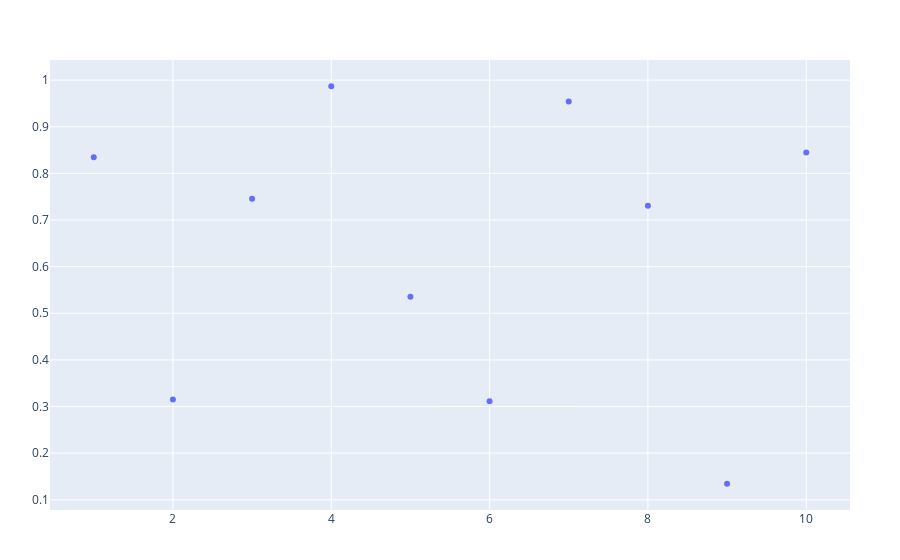

Here is the notebook cell this chart was saved with:
### Code cell
plot(scatter(x=1:10, y=rand(10), mode="markers"))

### Figure 1 — Plotly figure (JSON) as saved in the notebook; plotly's stock layout.template omitted (floating-point values rounded to 4 significant figures)
{"data": [{"mode": "markers", "type": "scatter", "x": [1, 2, 3, 4, 5, 6, 7, 8, 9, 10], "y": [0.8345, 0.3153, 0.7455, 0.9869, 0.5356, 0.3113, 0.9542, 0.7305, 0.1343, 0.845]}], "layout": {"margin": {"b": 50, "l": 50, "r": 50, "t": 60}}}
